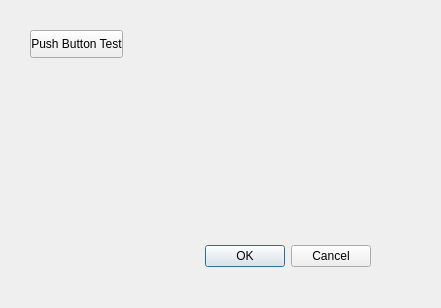
<?xml version="1.0" encoding="UTF-8"?>
<ui version="4.0">
 <class>Dialog</class>
 <widget class="QDialog" name="Dialog">
  <property name="geometry">
   <rect>
    <x>0</x>
    <y>0</y>
    <width>441</width>
    <height>308</height>
   </rect>
  </property>
  <property name="windowTitle">
   <string>Dialog</string>
  </property>
  <widget class="QDialogButtonBox" name="buttonBox">
   <property name="geometry">
    <rect>
     <x>30</x>
     <y>240</y>
     <width>341</width>
     <height>32</height>
    </rect>
   </property>
   <property name="orientation">
    <enum>Qt::Horizontal</enum>
   </property>
   <property name="standardButtons">
    <set>QDialogButtonBox::Cancel|QDialogButtonBox::Ok</set>
   </property>
  </widget>
  <widget class="QPushButton" name="pushButton">
   <property name="geometry">
    <rect>
     <x>30</x>
     <y>30</y>
     <width>93</width>
     <height>28</height>
    </rect>
   </property>
   <property name="text">
    <string>Push Button Test</string>
   </property>
  </widget>
 </widget>
 <resources/>
 <connections>
  <connection>
   <sender>pushButton</sender>
   <signal>clicked()</signal>
   <receiver>Dialog</receiver>
   <slot>close()</slot>
   <hints>
    <hint type="sourcelabel">
     <x>85</x>
     <y>38</y>
    </hint>
    <hint type="destinationlabel">
     <x>155</x>
     <y>42</y>
    </hint>
   </hints>
  </connection>
  <connection>
   <sender>buttonBox</sender>
   <signal>clicked(QAbstractButton*)</signal>
   <receiver>Dialog</receiver>
   <slot>close()</slot>
   <hints>
    <hint type="sourcelabel">
     <x>300</x>
     <y>242</y>
    </hint>
    <hint type="destinationlabel">
     <x>300</x>
     <y>154</y>
    </hint>
   </hints>
  </connection>
  <connection>
   <sender>buttonBox</sender>
   <signal>clicked(QAbstractButton*)</signal>
   <receiver>Dialog</receiver>
   <slot>accept()</slot>
   <hints>
    <hint type="sourcelabel">
     <x>249</x>
     <y>240</y>
    </hint>
    <hint type="destinationlabel">
     <x>185</x>
     <y>183</y>
    </hint>
   </hints>
  </connection>
 </connections>
</ui>
